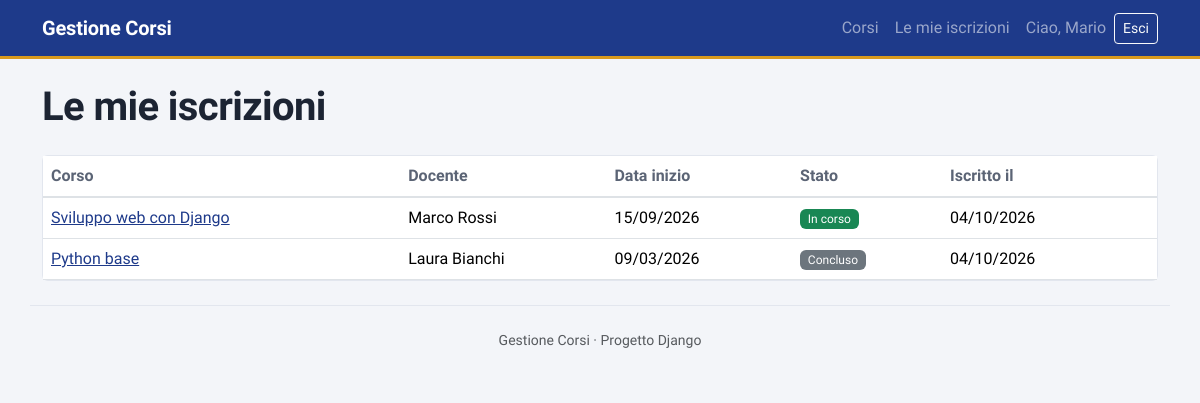
Page /iscrizioni/ (signed in) on the committed database.
### corsi/models.py (models this page shows, shortened)
class Iscrizione(models.Model):
    utente = models.ForeignKey(
        settings.AUTH_USER_MODEL,
        on_delete=models.CASCADE,
        related_name="iscrizioni",
    )
    corso = models.ForeignKey(
        Corso,
        on_delete=models.CASCADE,
        related_name="iscrizioni",
    )
    data_iscrizione = models.DateTimeField(auto_now_add=True)
    class Meta:
        ordering = ["-data_iscrizione"]
        verbose_name = "iscrizione"
        verbose_name_plural = "iscrizioni"
        constraints = [
            models.UniqueConstraint(
                fields=["utente", "corso"],
                name="iscrizione_unica",
            )
        ]

class Corso(models.Model):
    class Stato(models.TextChoices):
        PROGRAMMATO = "programmato", "Programmato"
        IN_CORSO = "in_corso", "In corso"
        CONCLUSO = "concluso", "Concluso"
        ANNULLATO = "annullato", "Annullato"
    titolo = models.CharField(max_length=200)
    descrizione = models.TextField()
    docente = models.CharField(max_length=100)
    data_inizio = models.DateField()
    durata = models.PositiveIntegerField(help_text="Durata in ore")
    stato = models.CharField(
        max_length=20,
        choices=Stato.choices,
        default=Stato.PROGRAMMATO,
    )
    posti_massimi = models.PositiveIntegerField(default=20)
    class Meta:
        ordering = ["data_inizio"]
        verbose_name = "corso"
        verbose_name_plural = "corsi"
    def get_absolute_url(self):
        return reverse("corsi:dettaglio", args=[self.pk])

### corsi/views.py (the view)
# urls.py: path("iscrizioni/", views.MieIscrizioniView.as_view(), name="mie_iscrizioni"),
class MieIscrizioniView(LoginRequiredMixin, ListView):
    template_name = "corsi/mie_iscrizioni.html"
    context_object_name = "iscrizioni"
    def get_queryset(self):
        return Iscrizione.objects.filter(utente=self.request.user).select_related("corso")

### corsi/templates/corsi/mie_iscrizioni.html (shortened to what this page needs)
{% extends "base.html" %}
{% block content %}
<h1 class="mb-4">Le mie iscrizioni</h1>
{% if iscrizioni %}
    <div class="card shadow-sm">
        <div class="table-responsive">
            <table class="table table-hover align-middle mb-0">
                <thead>
                    <tr>
                        <th>Corso</th>
                        <th>Docente</th>
                        <th>Data inizio</th>
                        <th>Stato</th>
                        <th>Iscritto il</th>
                        <th></th>
                    </tr>
                </thead>
                <tbody>
                    {% for iscrizione in iscrizioni %}
                        <tr>
                            <td><a href="{{ iscrizione.corso.get_absolute_url }}">{{ iscrizione.corso.titolo }}</a></td>
                            <td>{{ iscrizione.corso.docente }}</td>
                            <td>{{ iscrizione.corso.data_inizio|date:"d/m/Y" }}</td>
                            <td>{% include "corsi/_badge_stato.html" with corso=iscrizione.corso %}</td>
                            <td>{{ iscrizione.data_iscrizione|date:"d/m/Y" }}</td>
                            <td class="text-end">
                            </td>
                        </tr>
                    {% endfor %}
                </tbody>
            </table>
        </div>
    </div>
{% else %}
    <div class="alert alert-info">
        Non sei ancora iscritto a nessun corso.
        <a href="{% url 'corsi:lista' %}">Sfoglia i corsi disponibili</a>.
    </div>
{% endif %}
{% endblock %}

### templates/base.html (shortened to what this page needs)
{% load static %}
<!DOCTYPE html>
<html lang="it">
<head>
    <link href="https://cdn.jsdelivr.net/npm/bootstrap@5.3.3/dist/css/bootstrap.min.css" rel="stylesheet">
    <link rel="stylesheet" href="{% static 'css/style.css' %}">
</head>
<body class="bg-light">
    <nav class="navbar navbar-expand navbar-dark bg-primary mb-4">
        <div class="container">
            <a class="navbar-brand" href="{% url 'corsi:lista' %}">Gestione Corsi</a>
                <ul class="navbar-nav ms-auto align-items-center">
                    <li class="nav-item">
                        <a class="nav-link" href="{% url 'corsi:lista' %}">Corsi</a>
                    </li>
                    {% if user.is_authenticated %}
                        <li class="nav-item">
                            <a class="nav-link" href="{% url 'corsi:mie_iscrizioni' %}">Le mie iscrizioni</a>
                        </li>
                        <li class="nav-item">
                            <span class="navbar-text mx-2">Ciao, {{ user.first_name|default:user.username }}</span>
                        </li>
                        <li class="nav-item">
                            <form method="post" action="{% url 'logout' %}" class="d-inline">
                                <button type="submit" class="btn btn-outline-light btn-sm">Esci</button>
                            </form>
                        </li>
                {% else %}
                    <li class="nav-item">
                        <a class="btn btn-light btn-sm" href="{% url 'login' %}?next={{ request.path }}">Accedi</a>
                    </li>
                {% endif %}
            </ul>
        </div>
    </nav>
    <main class="container">
        {% block content %}{% endblock %}
    </main>
    <footer class="container text-center text-muted py-4 mt-4">
        Gestione Corsi &middot; Progetto Django
    </footer>
</body>
</html>

### corsi/templates/corsi/_badge_stato.html
{% if corso.stato == "programmato" %}
    <span class="badge text-bg-primary">{{ corso.get_stato_display }}</span>
{% elif corso.stato == "in_corso" %}
    <span class="badge text-bg-success">{{ corso.get_stato_display }}</span>
{% elif corso.stato == "concluso" %}
    <span class="badge text-bg-secondary">{{ corso.get_stato_display }}</span>
{% else %}
    <span class="badge text-bg-danger">{{ corso.get_stato_display }}</span>
{% endif %}

### static/css/style.css (style rules this page uses)
:root { --gc-inchiostro: #1e3a8a; --gc-inchiostro-scuro: #172e6e; --gc-ocra: #d99a1e; --gc-fondo: #f3f5f9; --gc-testo: #1c2433; --gc-bordo: #e2e6ee; --bs-primary: var(--gc-inchiostro); --bs-primary-rgb: 30, 58, 138; --bs-light-rgb: 243, 245, 249; --bs-body-color: var(--gc-testo); --bs-body-font-family: "Lexend", system-ui, -apple-system, "Segoe UI", sans-serif; --bs-link-color: var(--gc-inchiostro); --bs-link-color-rgb: 30, 58, 138; --bs-link-hover-color: var(--gc-inchiostro-scuro); --bs-link-hover-color-rgb: 23, 46, 110; }
h1, .h1, h2, .h2, h3, .h3, h4, .h4, h5, .h5 { font-weight: 600; letter-spacing: -0.015em; }
.navbar { border-bottom: 3px solid var(--gc-ocra); }
.navbar-brand { font-weight: 600; letter-spacing: -0.01em; }
.card { border: 1px solid var(--gc-bordo); }
.card.shadow-sm { box-shadow: none !important; }
.badge { font-weight: 500; }
.table > thead th { font-weight: 600; color: #5b6475; border-bottom-width: 2px; }
footer { border-top: 1px solid var(--gc-bordo); font-size: 0.875rem; }

### rows in the picture
Iscrizione: corso.titolo "Sviluppo web con Django", corso.docente "Marco Rossi", corso.data_inizio "15/09/2026", data_iscrizione "04/10/2026"
Corso: stato "In corso"
Iscrizione: corso.titolo "Python base", corso.docente "Laura Bianchi", corso.data_inizio "09/03/2026", data_iscrizione "04/10/2026"
Corso: stato "Concluso"

### other values in the picture
{{ user.first_name|default:user.username }} "Mario"
